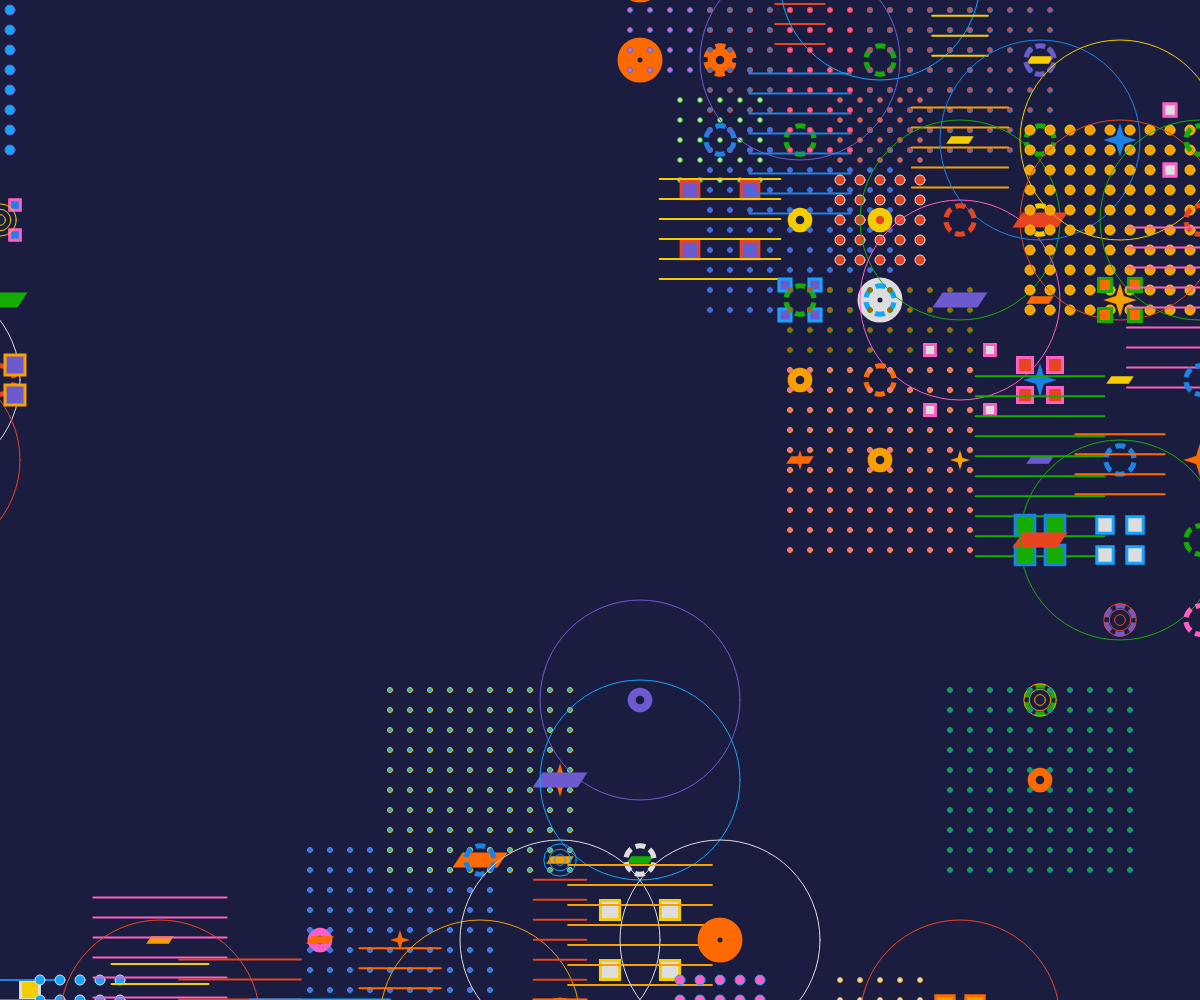
Frame 1 (no input)
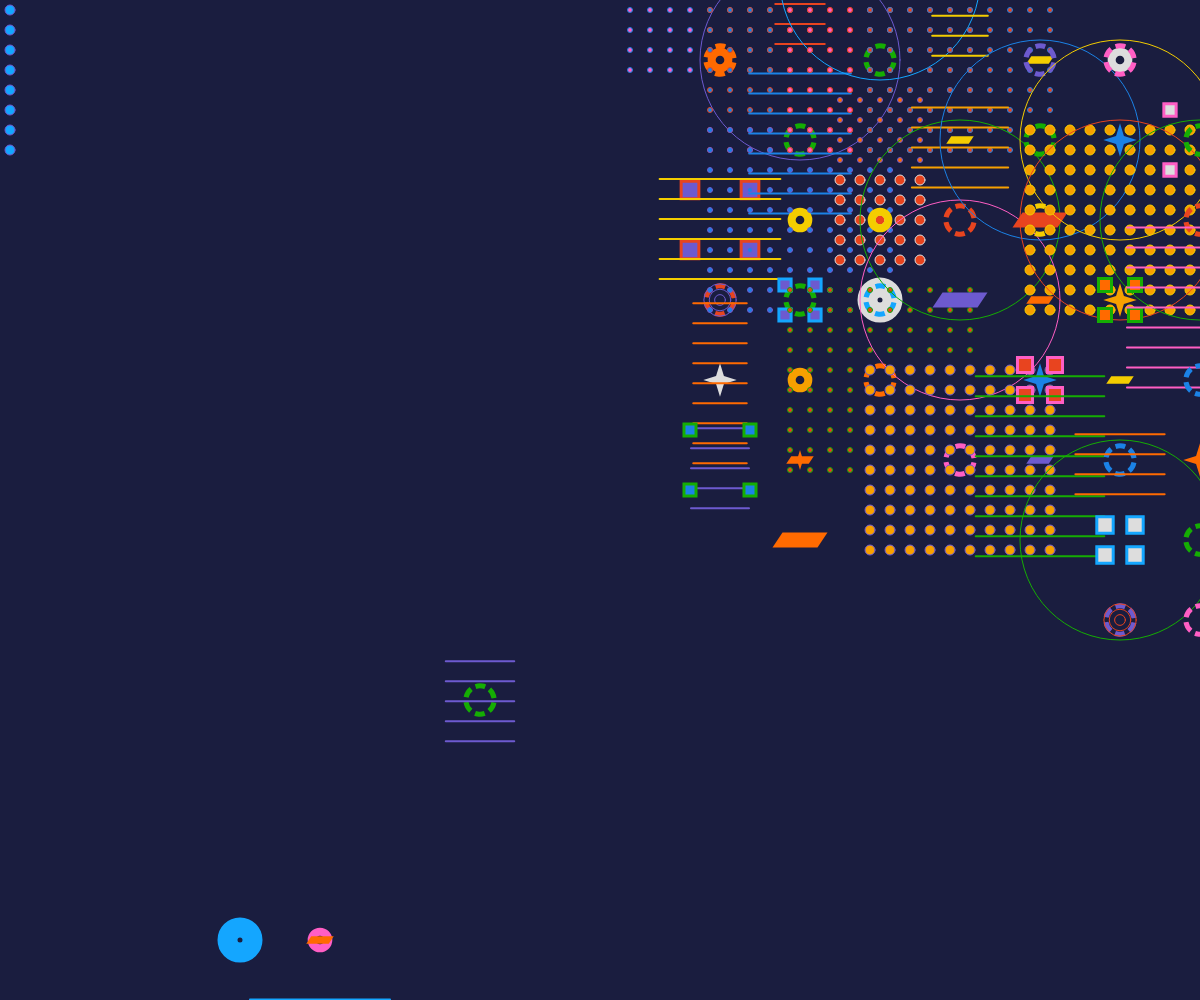
Frame 60 (no input)
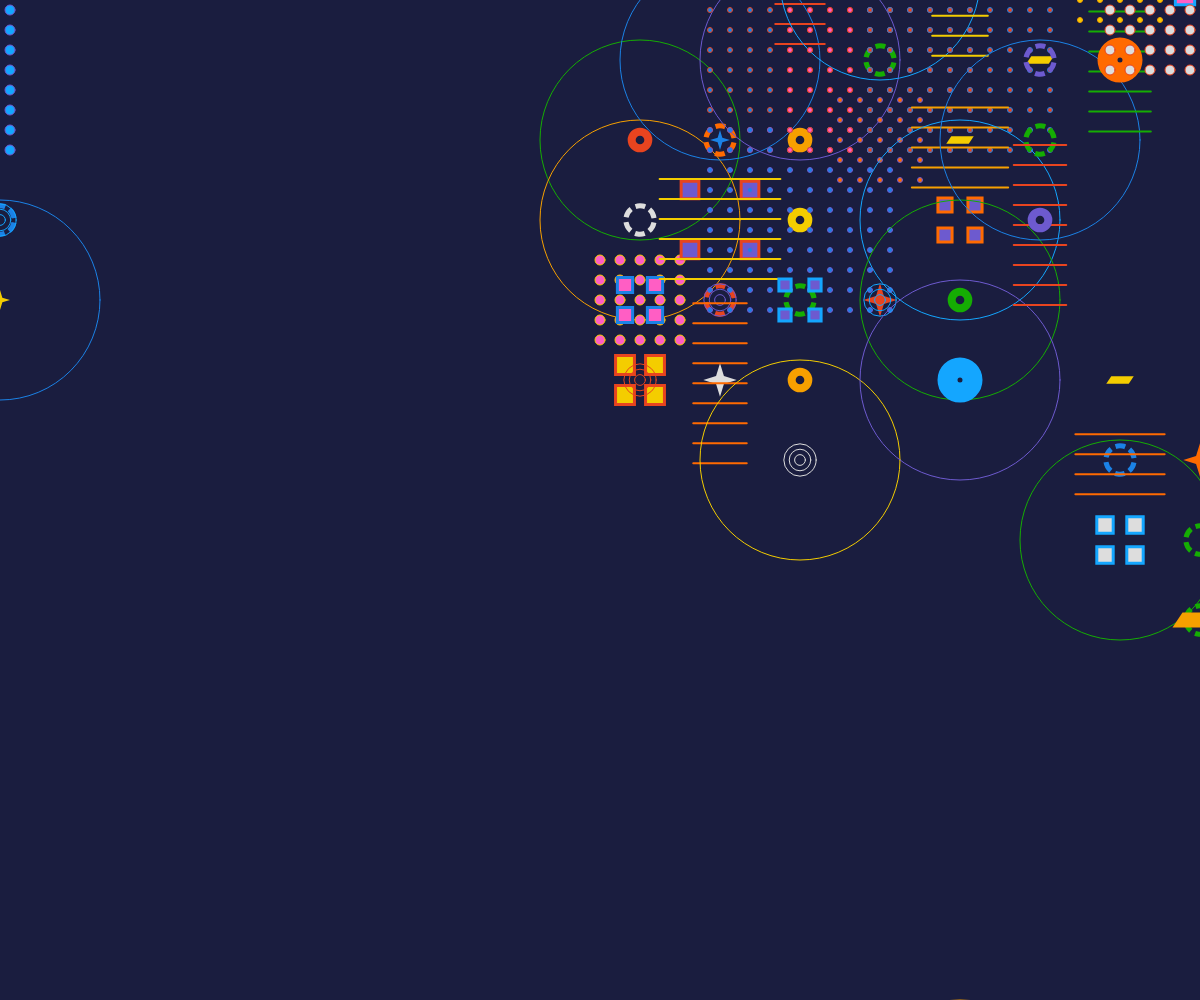
Frame 120 (the mouse pressed at the canvas centre since frame 60)

The p5.js sketch that drew these frames (run headless with seeded random() and noise() and a simulated clock; from frame 60 on, the mouse is pressed at the canvas centre):

// p5.js sketch
// ── sketch.js
/* ---------------------------------------- sketch ---------------------------------------- */
/* ---------------------------------------------------------------------------------------- */
/* ---------------------------------------------------------------------------------------- */

const SHAPE_SIZE = 50;
const SIDES = 6;

const PADDING = 30;
const GRIDBOX = SHAPE_SIZE + PADDING;
const BACKGROUND_COLOUR = "#1a1d3f";

let PALETTE = [];
let ALL_SHAPES = [];
let COLUMNS, ROWS;
let offsetX, offsetY;
let prevTime = 0;

function calculateGrid() {
  COLUMNS = 20;
  ROWS = 20;

  offsetX = (width - COLUMNS * GRIDBOX) / 2;
  offsetY = (height - ROWS * GRIDBOX) / 2;
}

function initializeShapes() {
  for (let x = 0; x < COLUMNS; x++) {
    for (let y = 0; y < ROWS; y++) {
      ALL_SHAPES.push({
        x,
        y,
        shape: null,
        active: false,
      });
    }
  }
}

window.setup = function () {
  createCanvas(windowWidth, windowHeight);
  calculateGrid(50);
  PALETTE = [
    "#ff5ec4",
    "#14a6ff",
    "#e8441f",
    "#ff6a00",
    "#f7a000",
    "#f4cd00",
    "#15ad03",
    "#1b82e6",
    "#6d5acf",
    "#dddddd",
  ];
  angleMode(DEGREES);
  rectMode(CENTER);
  prevTime = millis();
  initializeShapes();
  frameRate(60);
};

let noiseTime = 0;
const noiseScale = 0.15;

window.draw = function () {
  const currentTime = millis();
  const deltaTime = currentTime - prevTime;
  prevTime = currentTime;

  const smoothFactor = min(deltaTime / 16.67, 3);

  clear();
  background(BACKGROUND_COLOUR);

  noiseTime += 0.006;

  for (let cell of ALL_SHAPES) {
    const { x, y } = cell;
    const noiseValue = noise(x * noiseScale, y * noiseScale, noiseTime);
    const threshold = 0.5;

    if (noiseValue > threshold) {
      if (!cell.active) {
        const posX = offsetX + x * GRIDBOX + GRIDBOX / 2;
        const posY = offsetY + y * GRIDBOX + GRIDBOX / 2;
        const pos = { x: posX, y: posY };
        cell.shape = makeShape(pos, posY);
        cell.active = true;
      }
      drawShape(cell.shape);
    } else {
      cell.active = false;
    }
  }
};

window.windowResized = function () {
  resizeCanvas(windowWidth, windowHeight);
  calculateGrid(50);
  initializeShapes();
};

/* ---------------------------------------- helpers ---------------------------------------- */
/* ---------------------------------------------------------------------------------------- */
/* ---------------------------------------------------------------------------------------- */

function star(x, y, radius1, radius2, npoints) {
  let angle = 360 / npoints;
  let halfAngle = angle / 2.0;
  beginShape();

  for (let a = 0; a < 360; a += angle) {
    let sx = x + cos(a) * radius2;
    let sy = y + sin(a) * radius2;
    vertex(sx, sy);

    let sx2 = x + cos(a + halfAngle) * radius1;
    let sy2 = y + sin(a + halfAngle) * radius1;
    vertex(sx2, sy2);
  }

  endShape(CLOSE);
}

const hexagon = (posX, posY, radius) => {
  const rotateAngle = 360 / 6;
  beginShape();
  for (let i = 0; i < 6; i++) {
    const thisVertex = pointOnCircle(posX, posY, radius, i * rotateAngle);
    vertex(thisVertex.x, thisVertex.y);
  }
  endShape(CLOSE);
};

const octagon = (posX, posY, radius) => {
  const rotateAngle = 360 / 8;
  beginShape();
  for (let i = 0; i < 8; i++) {
    const thisVertex = pointOnCircle(posX, posY, radius, i * rotateAngle);
    vertex(thisVertex.x, thisVertex.y);
  }
  endShape(CLOSE);
};

const pointOnCircle = (posX, posY, radius, angle) => {
  const x = posX + radius * cos(angle);
  const y = posY + radius * sin(angle);
  return createVector(x, y);
};

const randomSelectTwo = () => {
  const randomNumber = random(1);
  return randomNumber > 0.5 ? true : false;
};

const getRandomFromPalette = () => {
  const randomNumber = floor(random(0, PALETTE.length));
  return PALETTE[randomNumber];
};

const layerConstructors = [
  {
    name: "blockShapes",
    init: (props) =>
      blockShapes({
        ...props,
        ...setState(state),
      }),
    weight: 0.1,
  },
  {
    name: "circleShapes",
    init: (props) =>
      circleShapes({
        ...props,
        ...setState(state),
      }),
    weight: 0.05,
  },
  {
    name: "lineShapes",
    init: (props) =>
      lineShapes({
        ...props,
        ...setState(state),
      }),
    weight: 0.05,
  },
  {
    name: "concentricCircles",
    init: (props) =>
      concentricCircles({
        ...props,
        ...setState(state),
      }),
    weight: 0.05,
  },
  {
    name: "linesRotatingAroundCenter",
    init: (props) =>
      linesRotatingAroundCenter({
        ...props,
        ...setState(state),
      }),
    weight: 0.05,
  },
  {
    name: "parallelogram",
    init: (props) =>
      parallelogram({
        ...props,
        ...setState(state),
      }),
    weight: 0.05,
  },
  {
    name: "dashedCircularOutline",
    init: (props) =>
      dashedCircularOutline({
        ...props,
        ...setState(state),
      }),
    weight: 0.05,
  },
  {
    name: "circleOutlineThick",
    init: (props) =>
      circleOutlineThick({
        ...props,
        ...setState(state),
      }),
    weight: 0.05,
  },
  {
    name: "circleLarge",
    init: (props) =>
      circleLarge({
        ...props,
        ...setState(state),
      }),
    weight: 0.05,
  },
  {
    name: "fourPointedStar",
    init: (props) =>
      fourPointedStar({
        ...props,
        ...setState(state),
      }),
    weight: 0.05,
  },
];

const shuffle = (array) => {
  for (let i = array.length - 1; i > 0; i--) {
    const j = Math.floor(Math.random() * (i + 1));
    [array[i], array[j]] = [array[j], array[i]];
  }

  return array;
};

function setLineDash(list) {
  drawingContext.setLineDash(list);
}

const makeShape = (pos, targetY) => {
  shuffle(layerConstructors);

  let layers = layerConstructors.map((layerConstructor) => {
    return layerConstructor.init({
      pos,
      draw: true,
    });
  });

  const numShapesToDraw = 2;

  if (layers.length > numShapesToDraw) {
    layers = layers.slice(0, numShapesToDraw);
  } else if (layers.length < numShapesToDraw) {
    const missingLayers = numShapesToDraw - layers.length;
    const extraLayers = layerConstructors.slice(0, missingLayers).map((lcon) =>
      lcon.init({
        pos,
        draw: true,
      })
    );

    layers = layers.concat(extraLayers);
  }

  return layers.map((layer) => ({
    ...layer,
    state: {
      ...layer.state,
      targetY: targetY,
    },
  }));
};

const drawShape = (shape) => {
  shape.forEach((layer) => {
    if (layer.state.draw && layer.render) {
      push();
      translate(layer.state.pos.x, layer.state.pos.y);
      layer.render();
      pop();
    }
  });
};

/* ---------------------------------------- shapes ---------------------------------------- */
/* ---------------------------------------------------------------------------------------- */
/* ---------------------------------------------------------------------------------------- */

const state = {
  sides: SIDES,
  stepsOut: 8,
  thinStroke: 2,
  thickStroke: 10,
};

const setState = (state) => {
  (state.numShapes = state.sides),
    (state.angle = 360 / state.numShapes),
    (state.singleStep = SHAPE_SIZE / 2 / state.stepsOut),
    (state.layerColor = getRandomFromPalette());
  state.strokeColour = getRandomFromPalette();
  return state;
};

const blockShapes = (state) => {
  state.shapeSize = random(10, 20);
  state.spacing = randomSelectTwo() ? 30 : 60;
  state.gridSizeX = 2;
  state.gridSizeY = 2;
  state.strokeColour =
    state.strokeColour === state.layerColor
      ? getRandomFromPalette()
      : state.strokeColour;

  return {
    name: "blockShapes",
    state,
    render: () => {
      push();
      translate(
        -((state.gridSizeX - 1) * state.spacing) / 2,
        -((state.gridSizeY - 1) * state.spacing) / 2
      );
      fill(state.layerColor);
      strokeWeight(3);
      stroke(state.strokeColour);
      for (let i = 0; i < state.gridSizeY; i++) {
        for (let j = 0; j < state.gridSizeX; j++) {
          rect(
            j * state.spacing,
            i * state.spacing,
            state.shapeSize,
            state.shapeSize
          );
        }
      }
      pop();
    },
  };
};

const circleShapes = (state) => {
  state.shapeSize = randomSelectTwo() ? 10 : 5;
  state.spacing = 20;
  state.gridSize = randomSelectTwo() ? 10 : 5;
  state.strokeColour =
    state.strokeColour === state.layerColor
      ? getRandomFromPalette()
      : state.strokeColour;

  return {
    name: "circleShapes",
    state,
    render: () => {
      push();
      translate(
        -((state.gridSize - 1) * state.spacing) / 2,
        -((state.gridSize - 1) * state.spacing) / 2
      );
      fill(state.layerColor);
      stroke(state.strokeColour);
      for (let i = 0; i < state.gridSize; i++) {
        for (let j = 0; j < state.gridSize; j++) {
          ellipse(
            j * state.spacing,
            i * state.spacing,
            state.shapeSize,
            state.shapeSize
          );
        }
      }
      pop();
    },
  };
};

const lineShapes = (state) => {
  state.shapeSize = random(40, 150);
  state.lines = random(3, 10);
  state.spacing = 20;
  state.rotation = 0;
  state.strokeColour =
    state.strokeColour === state.layerColor
      ? getRandomFromPalette()
      : state.strokeColour;

  return {
    name: "lineShapes",
    state,
    render: () => {
      push();
      noFill();
      stroke(state.strokeColour);
      rotate(state.rotation);
      strokeWeight(2);
      for (let i = 0; i < state.lines; i++) {
        let yOffset = (i - (state.lines - 1) / 2) * state.spacing;
        line(-state.shapeSize / 2, yOffset, state.shapeSize / 2, yOffset);
      }
      pop();
    },
  };
};

const concentricCircles = (state) => {
  state.weight = 1;
  state.shapeSize = SHAPE_SIZE / 1.5 - state.weight;

  return {
    name: "concentricCircles",
    state,
    render: () => {
      push();
      stroke(state.layerColor);
      strokeWeight(state.weight);
      noFill();
      ellipse(0, 0, state.shapeSize);
      ellipse(0, 0, state.shapeSize / 1.5);
      ellipse(0, 0, state.shapeSize / 3);
      pop();
    },
  };
};

const linesRotatingAroundCenter = (state) => {
  state.numSteps = state.stepsOut;
  state.step = SHAPE_SIZE / 6 / state.numSteps;
  state.start = 7;
  state.stop = 14;
  state.weight = 5;
  state.numShapes = 6;
  state.angle = 360 / state.numShapes;
  state.offsetAngle = 36 / 2;
  state.progress = 0;
  state.rotationSpeed = 1;
  state.progressIncrement = 0.005;
  state.strokeColour =
    state.strokeColour === state.layerColor
      ? getRandomFromPalette()
      : state.strokeColour;
  return {
    name: "linesRotatingAroundCenter",
    state,
    render: () => {
      push();
      rotate(state.offsetAngle);
      noFill();
      let visibleLines = floor(state.progress * state.numShapes);
      for (let i = 0; i < visibleLines; i++) {
        stroke(state.strokeColour);
        strokeWeight(state.weight);
        line(state.start * state.step, 0, state.stop * state.step, 0);
        rotate(state.angle);
      }
      pop();
    },
    update: () => {
      state.offsetAngle += state.rotationSpeed;

      if (state.progress < 1) {
        state.progress = state.progress + state.progressIncrement;
      } else {
        state.progress = 1;
      }
    },
  };
};

const parallelogram = (state) => {
  state.shapeSize = randomSelectTwo() ? SHAPE_SIZE : SHAPE_SIZE / 2;
  state.w = state.shapeSize * 0.9;
  state.h = state.shapeSize * 0.3;
  state.slant = state.shapeSize * 0.2;
  state.count = 1;
  state.spacing = state.h * 1.5;
  state.numOfShapes = 2;

  return {
    name: "parallelogram",
    state,
    render: () => {
      push();
      noStroke();
      fill(state.layerColor);
      translate(-state.slant / 2, 0);
      for (let i = 0; i < state.count; i++) {
        push();
        translate(0, i * state.spacing);
        quad(
          -state.w / 2 + state.slant,
          -state.h / 2,
          state.w / 2 + state.slant,
          -state.h / 2,
          state.w / 2,
          state.h / 2,
          -state.w / 2,
          state.h / 2
        );
        pop();
      }
      pop();
    },
    update: () => {
      if (state.count < state.numOfShapes) {
        state.count += 0.01;
      }
    },
  };
};

const dashedCircularOutline = (state) => {
  state.shapeSize = SHAPE_SIZE / 1.5;
  state.thickStroke = 5;
  state.division = 1.25;
  state.rotation = 10;

  return {
    name: "dashedCircularOutline",
    state,
    render: () => {
      push();
      let circumference = PI * (state.shapeSize - state.thickStroke);
      let numDashes = 9;
      let dashLength = circumference / numDashes;
      rotate(state.rotation);
      setLineDash([dashLength, dashLength / 2]);
      noFill();
      strokeCap(SQUARE);
      stroke(state.layerColor);
      strokeWeight(state.thickStroke);
      circle(0, 0, state.shapeSize - state.thickStroke);
      pop();
    },
    update: () => {
      state.rotation += 1;
    },
  };
};

const circleOutlineThick = (state) => {
  state.shapeSize = randomSelectTwo() ? SHAPE_SIZE / 2 : SHAPE_SIZE / 3;
  state.cornerRadius = 10;
  state.weight = state.shapeSize === SHAPE_SIZE / 2 ? 20 : 8;

  return {
    name: "circleOutlineThick",
    state,
    render: () => {
      push();
      noFill();
      strokeWeight(state.weight);
      stroke(state.layerColor);
      circle(0, 0, state.shapeSize);
      pop();
    },
  };
};

const circleLarge = (state) => {
  state.shapeSize = SHAPE_SIZE * 4;
  state.weight = 1;

  return {
    name: "circleLarge",
    state,
    render: () => {
      push();
      noFill();
      strokeWeight(state.weight);
      stroke(state.layerColor);
      circle(0, 0, state.shapeSize);
      pop();
    },
  };
};

const fourPointedStar = (state) => {
  state.radius = randomSelectTwo() ? SHAPE_SIZE / 3 : SHAPE_SIZE / 5;
  state.starPoints = 4;

  return {
    name: "fourPointedStar",
    state,
    render: () => {
      push();
      strokeWeight(5);
      strokeJoin(ROUND);
      noStroke();
      fill(state.layerColor);
      star(0, 0, state.radius / 3, state.radius, state.starPoints);
      pop();
    },
  };
};

// ── style.css
*,
*::before,
*::after {
  box-sizing: border-box;
}

* {
  margin: 0;
}

html,
body {
  height: 100%;
}

body {
  background-color: rgb(200, 200, 200);
  line-height: 1.5;
  -webkit-font-smoothing: antialiased;
  display: flex;
  align-items: center;
  justify-content: center;
}

img,
picture,
video,
canvas,
svg {
  display: block;
  max-width: 100%;
}
